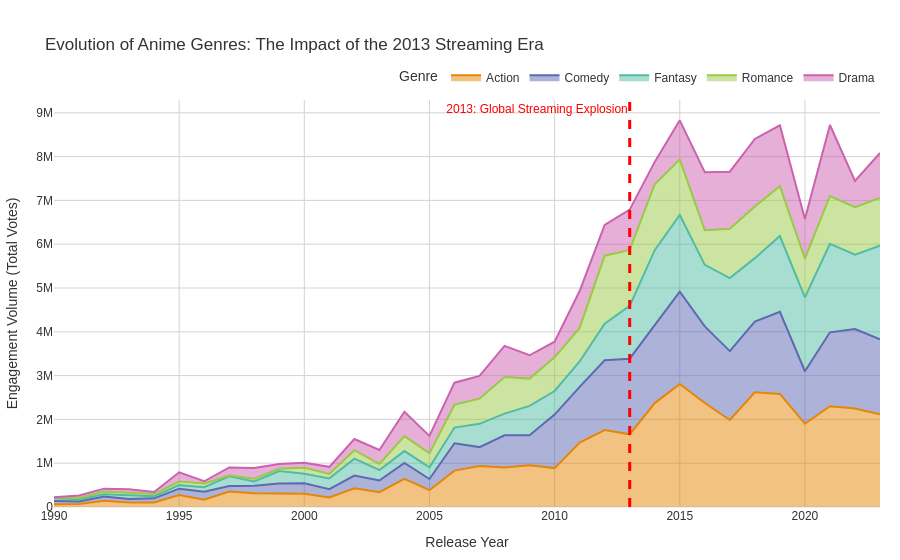

The cell this chart's notebook holds for it:
### Markdown cell above
## The Evolution of Genres and the Rise of Streaming

### Objective of the Analysis
This section explores the diachronic dimension of anime consumption, mapping the evolution of the popularity of macro-genres over the past few decades. The objective is twofold: to observe how the community's tastes have diversified and, above all, to measure the impact of digital accessibility on user engagement.

### Methodological Choice and "Streaming Tipping Point"
A *Stacked Area Chart* was chosen for this visualization. This choice allows for the simultaneous visualization of two data points:
1. **The total engagement volume** (the overall height of the area), which reflects the growth of the community.
2. **The relative share of individual genres**, identifying which narrative threads have driven growth.

We have visually marked the year **2013**, defined as the watershed between the **Pre-Streaming Era** (characterized by fragmented and often unofficial distribution) and the **Streaming Era** (characterized by simultaneous global distribution). 2013 represents a point of statistical singularity, coinciding with the global success of "gateway" works and the consolidation of SVOD (Subscription Video on Demand) platforms.

### Data Optimization
To maintain computational fluidity across 92 million rows, the calculation aggregates ratings by year of production and by genre, focusing on the five most representative genres to avoid visual clutter and preserve the legibility of the trend.

### Code cell
functionsCountries.genreEvolutionOverTime(user_ratings)

### Figure 1 — Plotly figure (JSON) as saved in the notebook; plotly's stock layout.template omitted (floating-point values rounded to 4 significant figures)
{"data": [{"fillpattern": {"shape": ""}, "hovertemplate": "Genre=Action<br>Release Year=%{x}<br>Total Cumulative Votes=%{y}<extra></extra>", "legendgroup": "Action", "line": {"color": "rgb(229, 134, 6)"}, "marker": {"symbol": "circle"}, "mode": "lines", "name": "Action", "orientation": "v", "showlegend": true, "stackgroup": "1", "type": "scatter", "x": [1990, 1991, 1992, 1993, 1994, 1995, 1996, 1997, 1998, 1999, 2000, 2001, 2002, 2003, 2004, 2005, 2006, 2007, 2008, 2009, 2010, 2011, 2012, 2013, 2014, 2015, 2016, 2017, 2018, 2019, 2020, 2021, 2022, 2023], "xaxis": "x", "y": [62202, 71125, 141164, 103969, 103384, 275836, 167274, 351780, 315572, 312408, 302372, 216553, 426234, 339099, 643138, 383769, 830901, 937539, 900409, 952888, 887833, 1471100, 1755354, 1658463, 2372591, 2808330, 2373061, 1986438, 2619456, 2580877, 1900976, 2300903, 2250140, 2116322], "yaxis": "y"}, {"fillpattern": {"shape": ""}, "hovertemplate": "Genre=Comedy<br>Release Year=%{x}<br>Total Cumulative Votes=%{y}<extra></extra>", "legendgroup": "Comedy", "line": {"color": "rgb(93, 105, 177)"}, "marker": {"symbol": "circle"}, "mode": "lines", "name": "Comedy", "orientation": "v", "showlegend": true, "stackgroup": "1", "type": "scatter", "x": [1990, 1991, 1992, 1993, 1994, 1995, 1996, 1997, 1998, 1999, 2000, 2001, 2002, 2003, 2004, 2005, 2006, 2007, 2008, 2009, 2010, 2011, 2012, 2013, 2014, 2015, 2016, 2017, 2018, 2019, 2020, 2021, 2022, 2023], "xaxis": "x", "y": [75893, 52594, 95970, 79119, 94350, 142319, 183207, 128400, 168739, 224911, 241506, 190775, 290046, 264741, 364505, 256005, 625439, 430348, 736500, 684382, 1220803, 1272669, 1594796, 1727513, 1780970, 2110110, 1749100, 1572911, 1611920, 1874124, 1198406, 1686998, 1812335, 1710358], "yaxis": "y"}, {"fillpattern": {"shape": ""}, "hovertemplate": "Genre=Fantasy<br>Release Year=%{x}<br>Total Cumulative Votes=%{y}<extra></extra>", "legendgroup": "Fantasy", "line": {"color": "rgb(82, 188, 163)"}, "marker": {"symbol": "circle"}, "mode": "lines", "name": "Fantasy", "orientation": "v", "showlegend": true, "stackgroup": "1", "type": "scatter", "x": [1990, 1991, 1992, 1993, 1994, 1995, 1996, 1997, 1998, 1999, 2000, 2001, 2002, 2003, 2004, 2005, 2006, 2007, 2008, 2009, 2010, 2011, 2012, 2013, 2014, 2015, 2016, 2017, 2018, 2019, 2020, 2021, 2022, 2023], "xaxis": "x", "y": [63074, 54348, 52484, 83905, 48649, 81100, 101108, 221748, 98301, 283296, 215559, 245378, 387446, 240406, 268884, 267225, 357023, 531482, 494783, 671928, 539321, 579534, 834541, 1206579, 1709809, 1748967, 1405679, 1666352, 1450281, 1731665, 1687681, 2022075, 1699456, 2140310], "yaxis": "y"}, {"fillpattern": {"shape": ""}, "hovertemplate": "Genre=Romance<br>Release Year=%{x}<br>Total Cumulative Votes=%{y}<extra></extra>", "legendgroup": "Romance", "line": {"color": "rgb(153, 201, 69)"}, "marker": {"symbol": "circle"}, "mode": "lines", "name": "Romance", "orientation": "v", "showlegend": true, "stackgroup": "1", "type": "scatter", "x": [1990, 1991, 1992, 1993, 1994, 1995, 1996, 1997, 1998, 1999, 2000, 2001, 2002, 2003, 2004, 2005, 2006, 2007, 2008, 2009, 2010, 2011, 2012, 2013, 2014, 2015, 2016, 2017, 2018, 2019, 2020, 2021, 2022, 2023], "xaxis": "x", "y": [13851, 29827, 66331, 62228, 49129, 82581, 84697, 15579, 63722, 51580, 135916, 103085, 193854, 139867, 342105, 316931, 521654, 573928, 835043, 622119, 769772, 765517, 1552255, 1276897, 1505365, 1262569, 792887, 1127160, 1179357, 1136657, 881206, 1090386, 1080811, 1088091], "yaxis": "y"}, {"fillpattern": {"shape": ""}, "hovertemplate": "Genre=Drama<br>Release Year=%{x}<br>Total Cumulative Votes=%{y}<extra></extra>", "legendgroup": "Drama", "line": {"color": "rgb(204, 97, 176)"}, "marker": {"symbol": "circle"}, "mode": "lines", "name": "Drama", "orientation": "v", "showlegend": true, "stackgroup": "1", "type": "scatter", "x": [1990, 1991, 1992, 1993, 1994, 1995, 1996, 1997, 1998, 1999, 2000, 2001, 2002, 2003, 2004, 2005, 2006, 2007, 2008, 2009, 2010, 2011, 2012, 2013, 2014, 2015, 2016, 2017, 2018, 2019, 2020, 2021, 2022, 2023], "xaxis": "x", "y": [9967, 53077, 63039, 78118, 46419, 211209, 51296, 186126, 241843, 108077, 115125, 160684, 253975, 317071, 557273, 399762, 503603, 521166, 711913, 533015, 357326, 842312, 704688, 918935, 510701, 897505, 1321694, 1303068, 1542723, 1392164, 904740, 1620574, 600786, 1028625], "yaxis": "y"}], "layout": {"annotations": [{"font": {"color": "red"}, "showarrow": false, "text": " 2013: Global Streaming Explosion", "x": 2013, "xanchor": "right", "xref": "x", "y": 1, "yanchor": "top", "yref": "y domain"}], "font": {"color": "#333333", "family": "Arial, sans-serif", "size": 12}, "hovermode": "x unified", "legend": {"orientation": "h", "title": {"text": "Genre"}, "tracegroupgap": 0, "x": 1, "xanchor": "right", "y": 1.02, "yanchor": "bottom"}, "margin": {"b": 50, "l": 50, "r": 20, "t": 100}, "shapes": [{"line": {"color": "red", "dash": "dash", "width": 3}, "type": "line", "x0": 2013, "x1": 2013, "xref": "x", "y0": 0, "y1": 1, "yref": "y domain"}], "title": {"text": "Evolution of Anime Genres: The Impact of the 2013 Streaming Era"}, "xaxis": {"anchor": "y", "domain": [0, 1], "dtick": 5, "gridcolor": "LightGray", "gridwidth": 1, "showgrid": true, "title": {"text": "Release Year"}}, "yaxis": {"anchor": "x", "domain": [0, 1], "gridcolor": "LightGray", "gridwidth": 1, "showgrid": true, "title": {"text": "Engagement Volume (Total Votes)"}}}}
